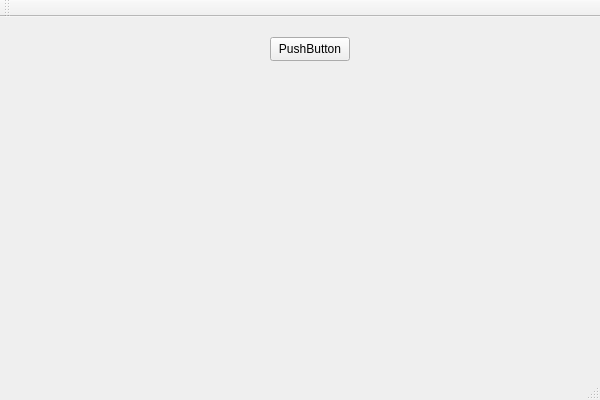
<?xml version="1.0" encoding="UTF-8"?>
<ui version="4.0">
 <class>QTProjectAppliClass</class>
 <widget class="QMainWindow" name="QTProjectAppliClass">
  <property name="geometry">
   <rect>
    <x>0</x>
    <y>0</y>
    <width>600</width>
    <height>400</height>
   </rect>
  </property>
  <property name="windowTitle">
   <string>QTProjectAppli</string>
  </property>
  <widget class="QWidget" name="centralWidget">
   <widget class="QPushButton" name="pushButton">
    <property name="geometry">
     <rect>
      <x>270</x>
      <y>20</y>
      <width>80</width>
      <height>24</height>
     </rect>
    </property>
    <property name="text">
     <string>PushButton</string>
    </property>
   </widget>
  </widget>
  <widget class="QMenuBar" name="menuBar">
   <property name="geometry">
    <rect>
     <x>0</x>
     <y>0</y>
     <width>600</width>
     <height>21</height>
    </rect>
   </property>
  </widget>
  <widget class="QToolBar" name="mainToolBar">
   <attribute name="toolBarArea">
    <enum>TopToolBarArea</enum>
   </attribute>
   <attribute name="toolBarBreak">
    <bool>false</bool>
   </attribute>
  </widget>
  <widget class="QStatusBar" name="statusBar"/>
 </widget>
 <layoutdefault spacing="6" margin="11"/>
 <resources/>
 <connections/>
</ui>
